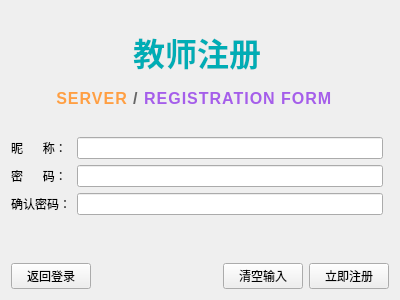
<?xml version="1.0" encoding="UTF-8"?>
<ui version="4.0">
 <class>RegisterWidget</class>
 <widget class="QWidget" name="RegisterWidget">
  <property name="geometry">
   <rect>
    <x>0</x>
    <y>0</y>
    <width>400</width>
    <height>300</height>
   </rect>
  </property>
  <property name="windowTitle">
   <string>Form</string>
  </property>
  <layout class="QGridLayout" name="gridLayout">
   <item row="1" column="0">
    <layout class="QFormLayout" name="formLayout">
     <item row="0" column="0">
      <widget class="QLabel" name="usernameLabel">
       <property name="text">
        <string>昵      称：</string>
       </property>
      </widget>
     </item>
     <item row="1" column="0">
      <widget class="QLabel" name="pwdLabel">
       <property name="text">
        <string>密      码：</string>
       </property>
      </widget>
     </item>
     <item row="2" column="0">
      <widget class="QLabel" name="pwdConfirmLabel">
       <property name="text">
        <string>确认密码：</string>
       </property>
      </widget>
     </item>
     <item row="0" column="1">
      <widget class="QLineEdit" name="usernameEdit">
       <property name="toolTip">
        <string>&lt;p style='line-height: 125%; font-family: &quot;Segoe UI&quot;, &quot;Microsoft YaHei&quot;; padding: 3px;'&gt;
    &lt;b style='color: #00adb5; font-size: 13px;'&gt;👤 账户昵称规范&lt;/b&gt;&lt;br/&gt;
    &lt;span style='color: #555555;'&gt;请填写您的&lt;/span&gt;
    &lt;b style='color: #ff9f43;'&gt;真实姓名&lt;/b&gt;
    &lt;span style='color: #555555;'&gt;以供竞赛系统实名认证。&lt;/span&gt;&lt;br/&gt;
    &lt;span style='color: #7f8c8d; font-size: 11px;'&gt;⚠️ 长度限制：1 ~ 16 位字符（支持中英文/数字）&lt;/span&gt;
&lt;/p&gt;</string>
       </property>
       <property name="maxLength">
        <number>16</number>
       </property>
      </widget>
     </item>
     <item row="1" column="1">
      <widget class="QLineEdit" name="pwdEdit">
       <property name="toolTip">
        <string>&lt;p style='line-height: 140%; font-family: &quot;Segoe UI&quot;, &quot;Microsoft YaHei&quot;; padding: 3px;'&gt;
    &lt;b style='color: #a55eea; font-size: 13px;'&gt;🔒 密码安全要求&lt;/b&gt;&lt;br/&gt;
    &lt;span style='color: #555555;'&gt;请输入 &lt;/span&gt;&lt;b style='color: #a55eea;'&gt;6 ~ 16 位&lt;/b&gt;&lt;span style='color: #555555;'&gt; 账户登录密码。&lt;/span&gt;&lt;br/&gt;
    &lt;span style='color: #7f8c8d; font-size: 11px;'&gt;💡 提示：支持字母、数字及常见特殊符号。&lt;/span&gt;&lt;br/&gt;
    &lt;span style='color: #c0392b; font-size: 11px;'&gt;🚫 禁用字符：严禁包含空格与反斜杠 ( \ )。&lt;/span&gt;
&lt;/p&gt;</string>
       </property>
       <property name="maxLength">
        <number>16</number>
       </property>
       <property name="echoMode">
        <enum>QLineEdit::EchoMode::Password</enum>
       </property>
      </widget>
     </item>
     <item row="2" column="1">
      <widget class="QLineEdit" name="pwdConfirmEdit">
       <property name="toolTip">
        <string>&lt;p style='line-height: 140%; font-family: &quot;Segoe UI&quot;, &quot;Microsoft YaHei&quot;; padding: 3px;'&gt;
    &lt;b style='color: #00adb5; font-size: 13px;'&gt;🔄 密码一致性校验&lt;/b&gt;&lt;br/&gt;
    &lt;span style='color: #555555;'&gt;请再次输入与上方&lt;/span&gt;
    &lt;b style='color: #ff9f43;'&gt;完全一致&lt;/b&gt;
    &lt;span style='color: #555555;'&gt;的密码。&lt;/span&gt;&lt;br/&gt;
    &lt;span style='color: #7f8c8d; font-size: 11px;'&gt;💡 提示：两次输入不一致将无法提交注册。&lt;/span&gt;
&lt;/p&gt;</string>
       </property>
       <property name="maxLength">
        <number>16</number>
       </property>
       <property name="echoMode">
        <enum>QLineEdit::EchoMode::Password</enum>
       </property>
      </widget>
     </item>
     <item row="3" column="1">
      <widget class="QLabel" name="tipLabel">
       <property name="enabled">
        <bool>true</bool>
       </property>
       <property name="text">
        <string/>
       </property>
       <property name="textFormat">
        <enum>Qt::TextFormat::RichText</enum>
       </property>
      </widget>
     </item>
    </layout>
   </item>
   <item row="2" column="0" colspan="2">
    <layout class="QHBoxLayout" name="horizontalLayout_2">
     <item>
      <widget class="QPushButton" name="backBtn">
       <property name="toolTip">
        <string>&lt;p style='margin:0; font-family:&quot;Segoe UI&quot;,&quot;Microsoft YaHei&quot;;'&gt;
    &lt;b style='color: #ff9f43;'&gt;↩️ 返回登录界面&lt;/b&gt;&lt;br/&gt;
    &lt;span style='color: #555555; font-size: 11px;'&gt;注意：未提交的注册信息将会丢失。&lt;/span&gt;
&lt;/p&gt;</string>
       </property>
       <property name="text">
        <string>返回登录</string>
       </property>
      </widget>
     </item>
     <item>
      <spacer name="horizontalSpacer">
       <property name="orientation">
        <enum>Qt::Orientation::Horizontal</enum>
       </property>
       <property name="sizeHint" stdset="0">
        <size>
         <width>40</width>
         <height>20</height>
        </size>
       </property>
      </spacer>
     </item>
     <item>
      <widget class="QPushButton" name="clearBtn">
       <property name="toolTip">
        <string>&lt;p style='margin:0; font-family:&quot;Segoe UI&quot;,&quot;Microsoft YaHei&quot;;'&gt;
    &lt;b style='color: #e74c3c;'&gt;🗑️ 一键清空表单&lt;/b&gt;&lt;br/&gt;
    &lt;span style='color: #555555; font-size: 11px;'&gt;将擦除当前输入的昵称、密码等所有内容。&lt;/span&gt;
&lt;/p&gt;</string>
       </property>
       <property name="text">
        <string>清空输入</string>
       </property>
      </widget>
     </item>
     <item>
      <widget class="QPushButton" name="registerBtn">
       <property name="toolTip">
        <string>&lt;p style='margin:0; font-family:&quot;Segoe UI&quot;,&quot;Microsoft YaHei&quot;;'&gt;
    &lt;b style='color: #00adb5;'&gt;🚀 提交注册申请&lt;/b&gt;&lt;br/&gt;
    &lt;span style='color: #555555; font-size: 11px;'&gt;向 Roomatch 数据库注册教师账户。&lt;/span&gt;
&lt;/p&gt;</string>
       </property>
       <property name="text">
        <string>立即注册</string>
       </property>
      </widget>
     </item>
    </layout>
   </item>
   <item row="0" column="0">
    <widget class="QLabel" name="TeacherLabel">
     <property name="text">
      <string>&lt;p align=&quot;center&quot; style=&quot;line-height: 125%;&quot;&gt;
    &lt;span style=&quot;font-size: 32px; font-weight: bold; color: #00adb5; font-family: 'Segoe UI', 'Microsoft YaHei', sans-serif;&quot;&gt;
        教师注册
    &lt;/span&gt;
    &lt;br/&gt;
    &lt;span style=&quot;font-size: 16px; font-weight: bold; font-family: 'Segoe UI', sans-serif; letter-spacing: 1px;&quot;&gt;
        &lt;span style=&quot;color: #ff9f43;&quot;&gt;SERVER&lt;/span&gt;
        &lt;span style=&quot;color: #666666;&quot;&gt; / &lt;/span&gt;
        &lt;span style=&quot;color: #a55eea;&quot;&gt;REGISTRATION FORM&lt;/span&gt;
    &lt;/span&gt;
&lt;/p&gt;</string>
     </property>
     <property name="textFormat">
      <enum>Qt::TextFormat::RichText</enum>
     </property>
    </widget>
   </item>
  </layout>
 </widget>
 <resources/>
 <connections/>
</ui>
